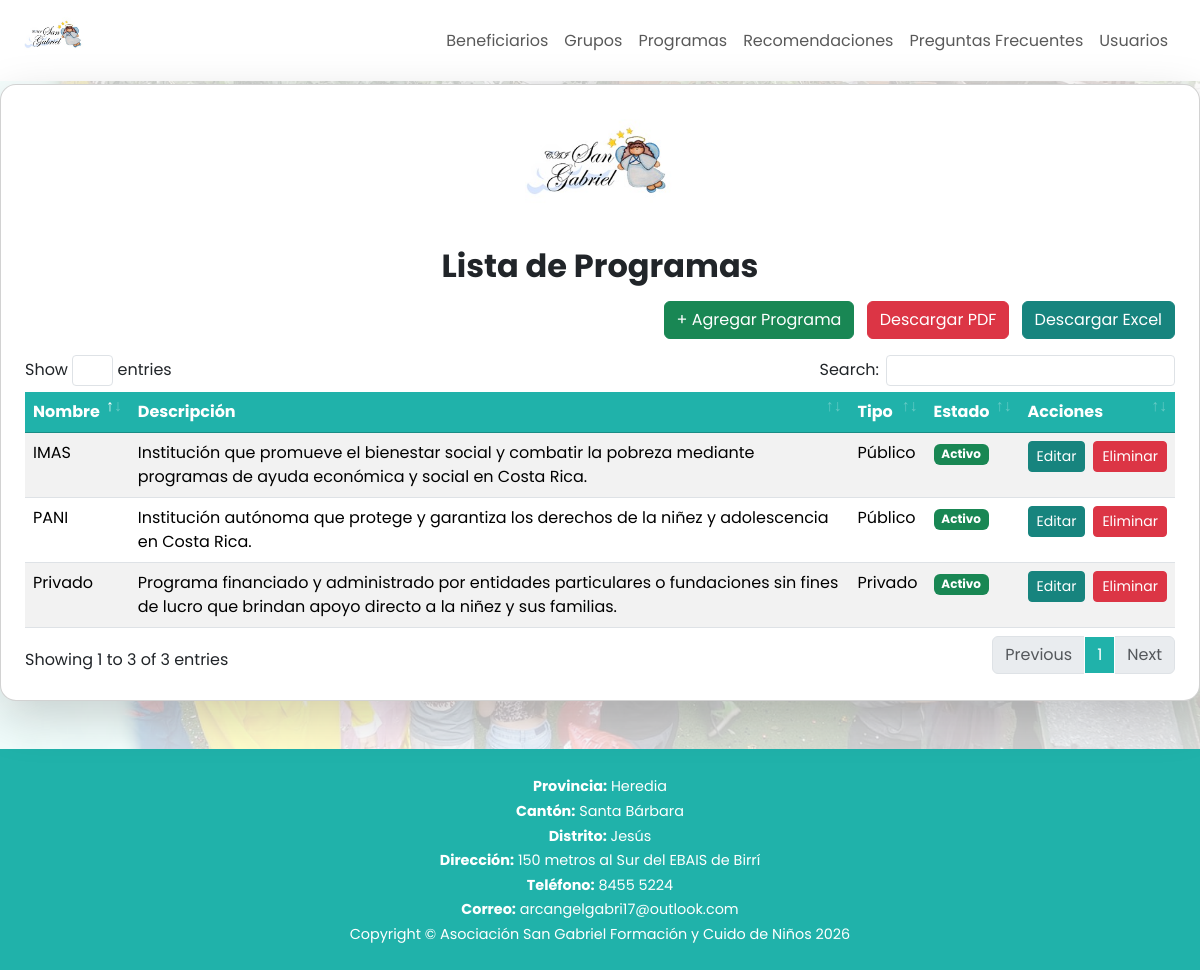
/Views/Programas/listaProgramas.php (signed in), run on the app's committed database.
### tables this page shows
CREATE TABLE `tbl_programas` (
  `id_programa` int NOT NULL,
  `nombre` varchar(50) NOT NULL,
  `descripcion` text,
  `tipo` varchar(50) DEFAULT NULL,
  `estado` tinyint(1) DEFAULT '1'
);

### Views/Programas/listaProgramas.php (the view, shortened to what this page needs)
<?php
$cn = abrirConexion();
$resultado = $cn->query("SELECT id_programa, nombre, descripcion, tipo, estado
                         FROM tbl_programas
                         ORDER BY id_programa DESC");
?>
<!DOCTYPE html>
<html lang="en">
<head>
    <link href="../../Assets/css/bootstrap.min.css" rel="stylesheet">
    <link href="../../Assets/css/customStyles/listaProgramasStyle.css" rel="stylesheet">
    <link href="../../Assets/vendor/datatables/dataTables.bootstrap4.min.css" rel="stylesheet">
</head>
<body>
    <nav>
        <?php include '../Layout/Navbars/navbar2.php' ?>
    </nav>
   <main>
        <div class="card p-4 shadow-lg mb-5">
            <img src="../../Assets/img/logo.png" alt="SANGABRIEL Logo" class="d-block mx-auto mb-3" style="width: 150px;">
            <h2 class="fw-bold text-center mb-3">Lista de Programas</h2>
            <div class="mb-3 text-end">
                <a href="../Programas/agregarPrograma.php" class="btn btn-success">+ Agregar Programa</a>
                <a href="exportarProgramasPDF.php" class="btn btn-danger ms-2">Descargar PDF</a>
                <a href="exportarProgramasExcel.php" class="btn btn-primary ms-2">Descargar Excel</a>
            </div>
            <div class="table-responsive">
                <table id="tablaProgramas" class="table table-striped table-hover">
                    <thead>
                        <tr>
                            <th>Nombre</th>
                            <th>Descripción</th>
                            <th>Tipo</th>
                            <th>Estado</th>
                            <th>Acciones</th>
                        </tr>
                    </thead>
                    <tbody>
                        <?php if ($resultado && $resultado->num_rows): ?>
                            <?php while ($u = $resultado->fetch_assoc()): ?>
                                <tr>
                                    <td><?= htmlspecialchars($u["nombre"]) ?></td>
                                    <td><?= htmlspecialchars($u["descripcion"]) ?></td>
                                    <td><?= htmlspecialchars($u["tipo"]) ?></td>
                                    <td>
                                        <span class="badge bg-<?= $u["estado"] ? 'success' : 'secondary' ?>">
                                            <?= $u["estado"] ? 'Activo' : 'Inactivo' ?>
                                        </span>
                                    </td>
                                    <td>
                                        <div class="d-flex gap-2 justify-content-center">
                                            <a href="editarPrograma.php?id=<?= $u['id_programa'] ?>"
                                                class="btn btn-primary btn-sm">Editar
                                            </a>
                                            <a href="eliminarPrograma.php?id=<?= $u['id_programa'] ?>"
                                                class="btn btn-danger btn-sm"
                                                onclick="return confirm('¿Seguro que deseas eliminar este programa?')">Eliminar
                                            </a>
                                        </div>
                                    </td>
                                </tr>
                            <?php endwhile; ?>
                        <?php else: ?>
                            <tr>
                                <td colspan="5" class="text-center">Sin programas</td>
                            </tr>
                        <?php endif; ?>
                    </tbody>
                </table>
            </div>
        </div>
    </main>
    <footer>
        <?php include '../Layout/footer.php' ?>
    </footer>
</body>
</html>

### Assets/css/customStyles/listaProgramasStyle.css (style rules this page uses)
body { font-family: 'Poppins', sans-serif; background-color: #f0f9ff; }
main { background: url("../../img/background.jpg") center no-repeat; background-size: cover; min-height: 80vh; position: relative; display: flex; align-items: center; justify-content: center; }
main::before { content: ""; position: absolute; top: 0; left: 0; width: 100%; height: 100%; background-color: rgba(255, 255, 255, 0.8); z-index: 1; }
main>* { position: relative; z-index: 2; }
.card { padding: 2rem; margin-top: 3px; width: 100%; max-width: 1500px; border-radius: 1rem; box-shadow: 0 4px 10px rgba(0, 0, 0, 0.1); }
.btn-primary { background-color: #17847e; border-color: #17847e; }
#tablaProgramas thead th { background-color: #20b2aa !important; color: #fff !important; border-color: #198c85 !important; }
#tablaProgramas tbody tr:nth-child(odd) { background: #f0fbfa; }
footer { background-color: #20b2aa; color: white; padding: 12px 20px; text-align: center; font-size: 0.9rem; }

### data on the page
tbl_programas: nombre "Privado", descripcion "Programa financiado y administrado por entidades particulares o fundaciones sin fines de lucro que brindan apoyo directo a la niñez y sus familias.", tipo "Privado", estado "Activo"
tbl_programas: nombre "IMAS", descripcion "Institución que promueve el bienestar social y combatir la pobreza mediante programas de ayuda económica y social en Costa Rica.", tipo "Público", estado "Activo"
tbl_programas: nombre "PANI", descripcion "Institución autónoma que protege y garantiza los derechos de la niñez y adolescencia en Costa Rica.", tipo "Público", estado "Activo"

### other printed values
$label "Provincia"
$value "Heredia"
$label "Cantón"
$value "Santa Bárbara"
$label "Distrito"
$value "Jesús"
$label "Dirección"
$value "150 metros al Sur del EBAIS de Birrí"
$label "Teléfono"
$value "8455 5224"
$label "Correo"
$value "arcangelgabri17@outlook.com"
